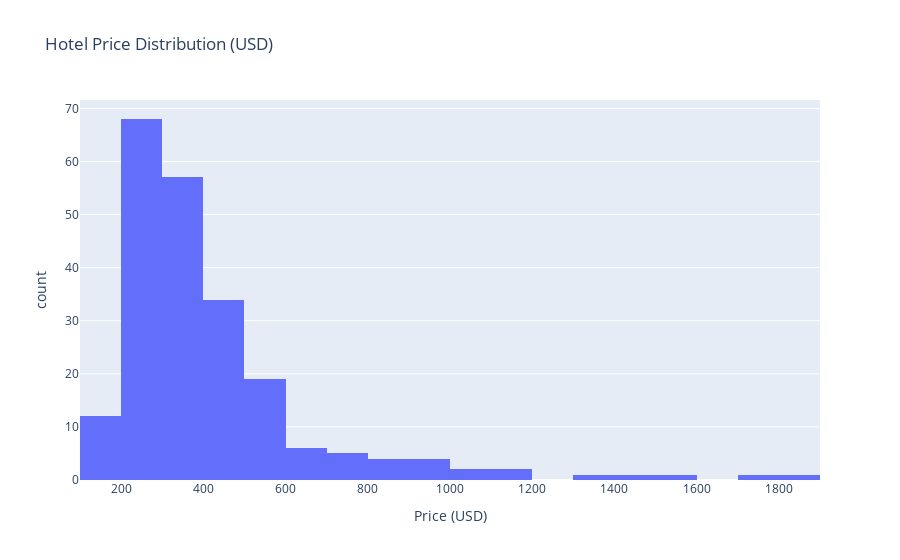

The cell this chart's notebook holds for it:
### Code cell
import plotly.express as px

fig = px.histogram(
    df_hotels, 
    x="price",
    nbins=30,
    title="Hotel Price Distribution (USD)",
    labels={"price": "Price (USD)"}
)
fig.show()

### Figure 1 — Plotly figure (JSON) as saved in the notebook; plotly's stock layout.template omitted (floating-point values rounded to 4 significant figures; data arrays with more than 128 entries replaced by an {"elided": "..."} marker saying what was removed)
{"data": [{"alignmentgroup": "True", "bingroup": "x", "hovertemplate": "Price (USD)=%{x}<br>count=%{y}<extra></extra>", "legendgroup": "", "marker": {"color": "#636efa", "pattern": {"shape": ""}}, "name": "", "nbinsx": 30, "offsetgroup": "", "orientation": "v", "showlegend": false, "type": "histogram", "x": {"elided": "218 float values"}, "xaxis": "x", "yaxis": "y"}], "layout": {"barmode": "relative", "legend": {"tracegroupgap": 0}, "title": {"text": "Hotel Price Distribution (USD)"}, "xaxis": {"anchor": "y", "domain": [0, 1], "title": {"text": "Price (USD)"}}, "yaxis": {"anchor": "x", "domain": [0, 1], "title": {"text": "count"}}}}
